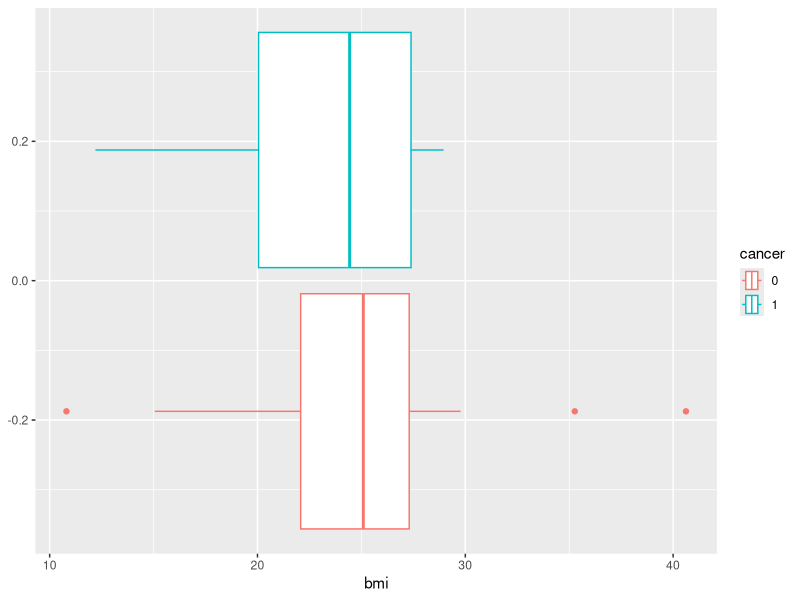
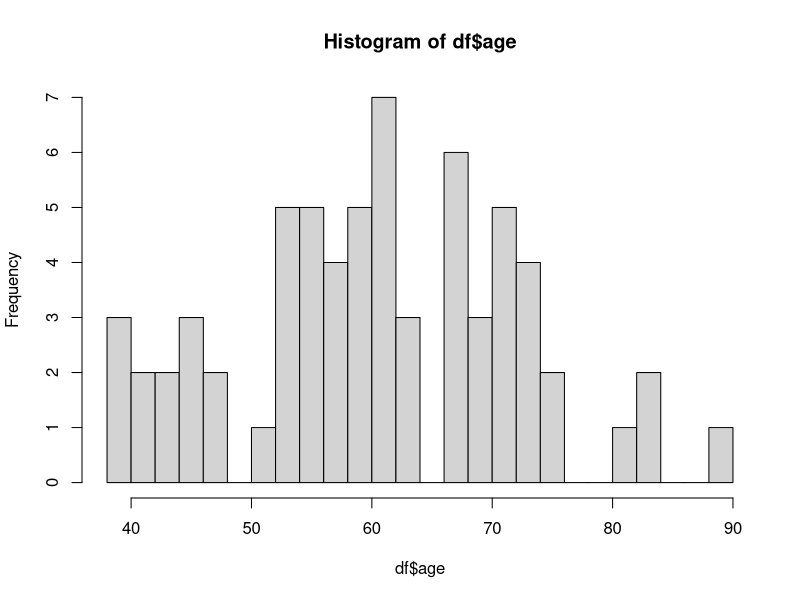
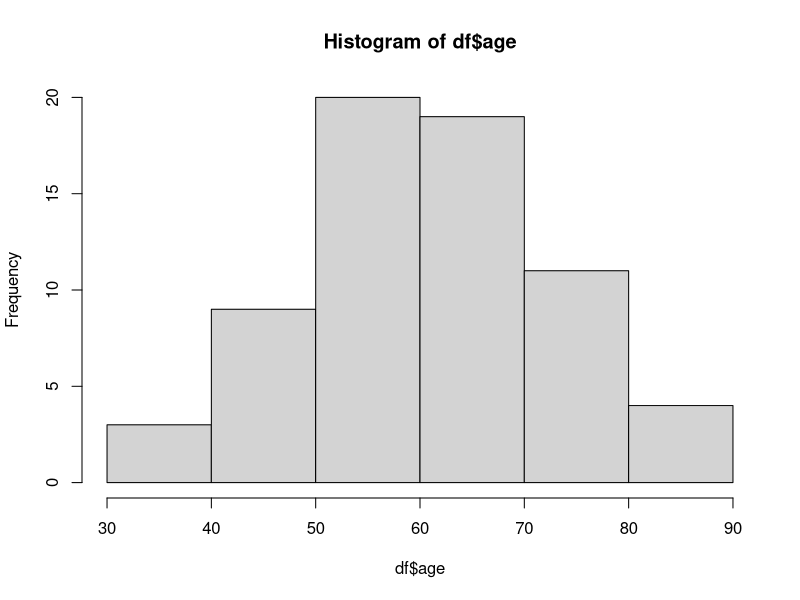
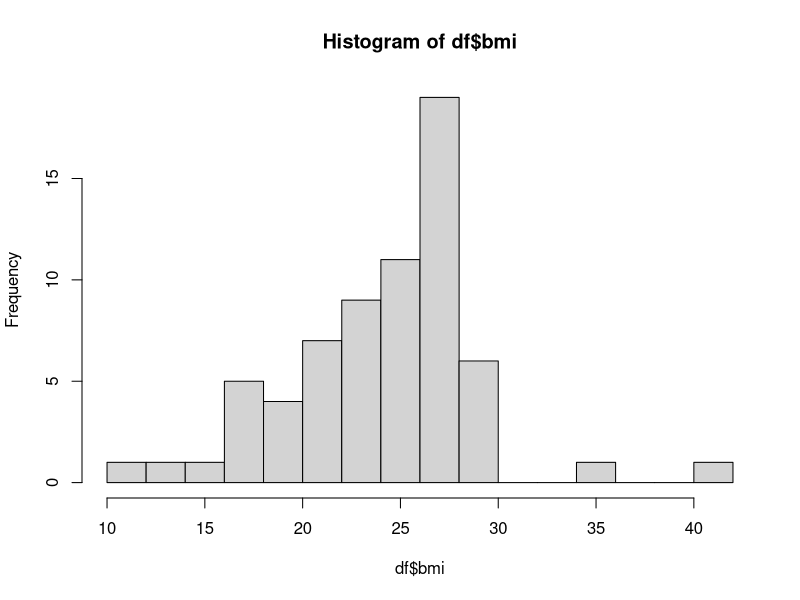
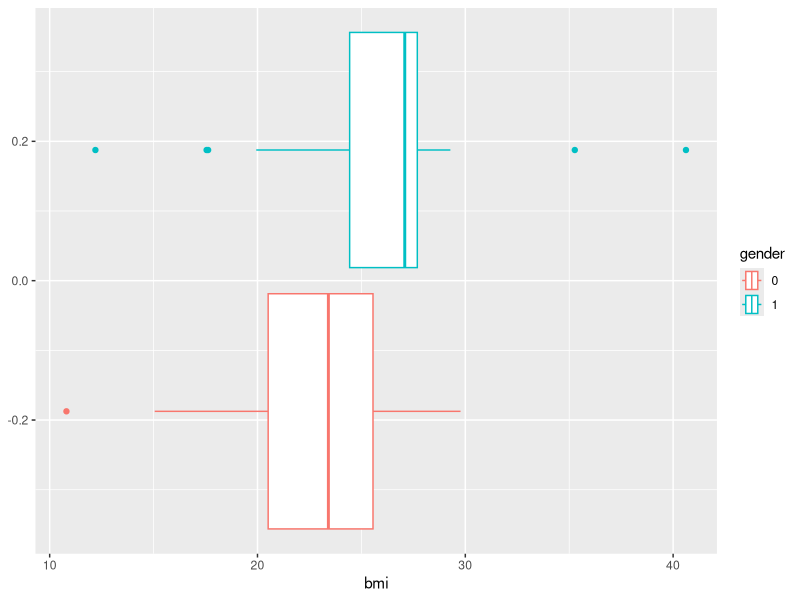
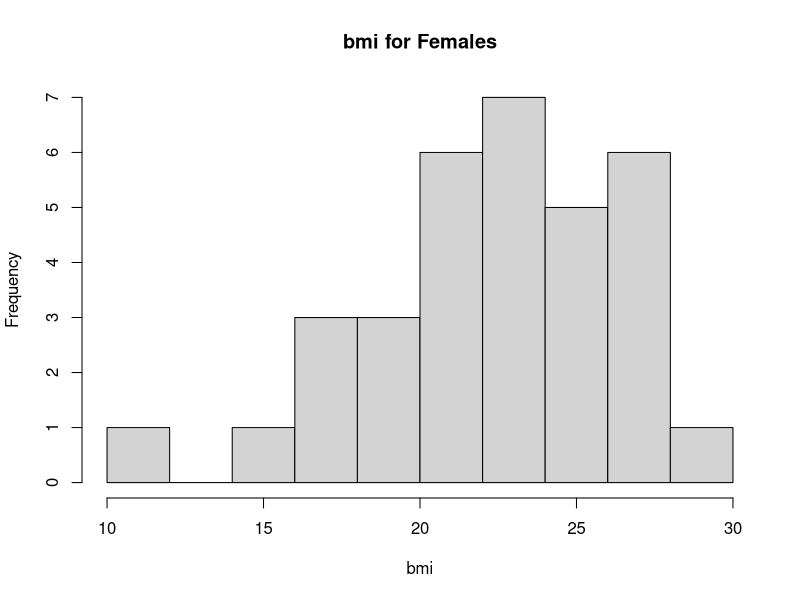
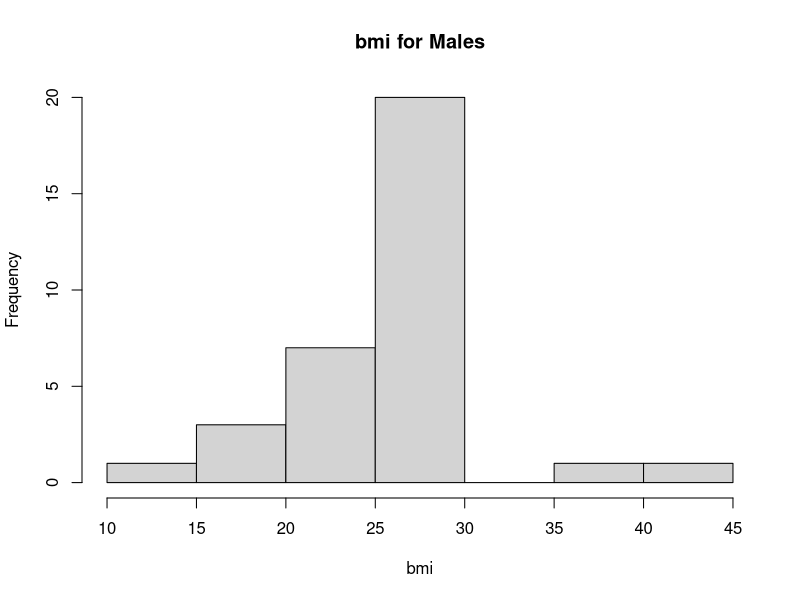

Reproduce these figures in R, in order.
# Script for importing course data and data exploration

library(tidyverse)
df <- read_csv("cancer-data-for-MOOC-1-_1_.csv")

fruit <- df$fruit
veg <- df$veg
fruitveg <- fruit + veg

table(df$gender)
table(df$smoking)
# the one NA is in smoking
table(df$smoking, exclude = NULL)

table(df$exercise)
table(df$cancer)

df$cancer <- as.factor( df$cancer)
ggplot(df) +
  geom_boxplot(aes(x = bmi, color = cancer)) 

hist(df$age, breaks = 20)
hist(df$age, breaks = 5)
hist(df$bmi, breaks = 20)
summary(df$bmi)

df$gender <- as_factor(df$gender)
ggplot(df) +
  geom_boxplot(aes(x = bmi, color = gender))

# bmi distribution seems more normal females
hist(df$bmi[df$gender == 0], main = "bmi for Females", xlab = "bmi")
hist(df$bmi[df$gender == 1], main = "bmi for Males", xlab = "bmi")


# add fruitveg column
df <- df %>% mutate(fruitveg = fruit + veg)
df <- df %>% mutate(five_a_day = if_else(fruitveg >=5, 1, 0))

summary(df$fruitveg)

mean(df$five_a_day)

# dichotomise BMI into normal and not normal
df <- df %>% mutate(normal_bmi = if_else(bmi >= 18.5 & bmi < 25, "normal", "not normal" ))

table(df$normal_bmi)
